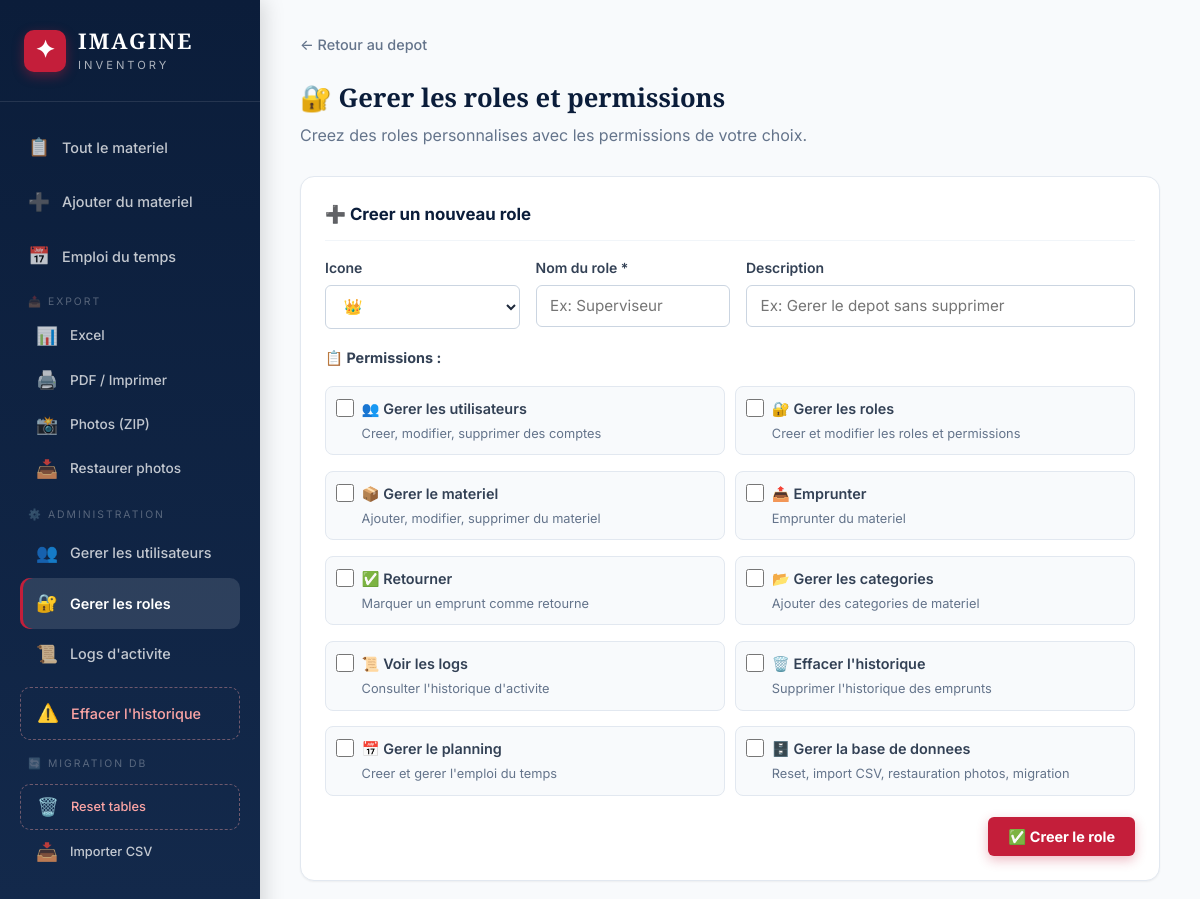
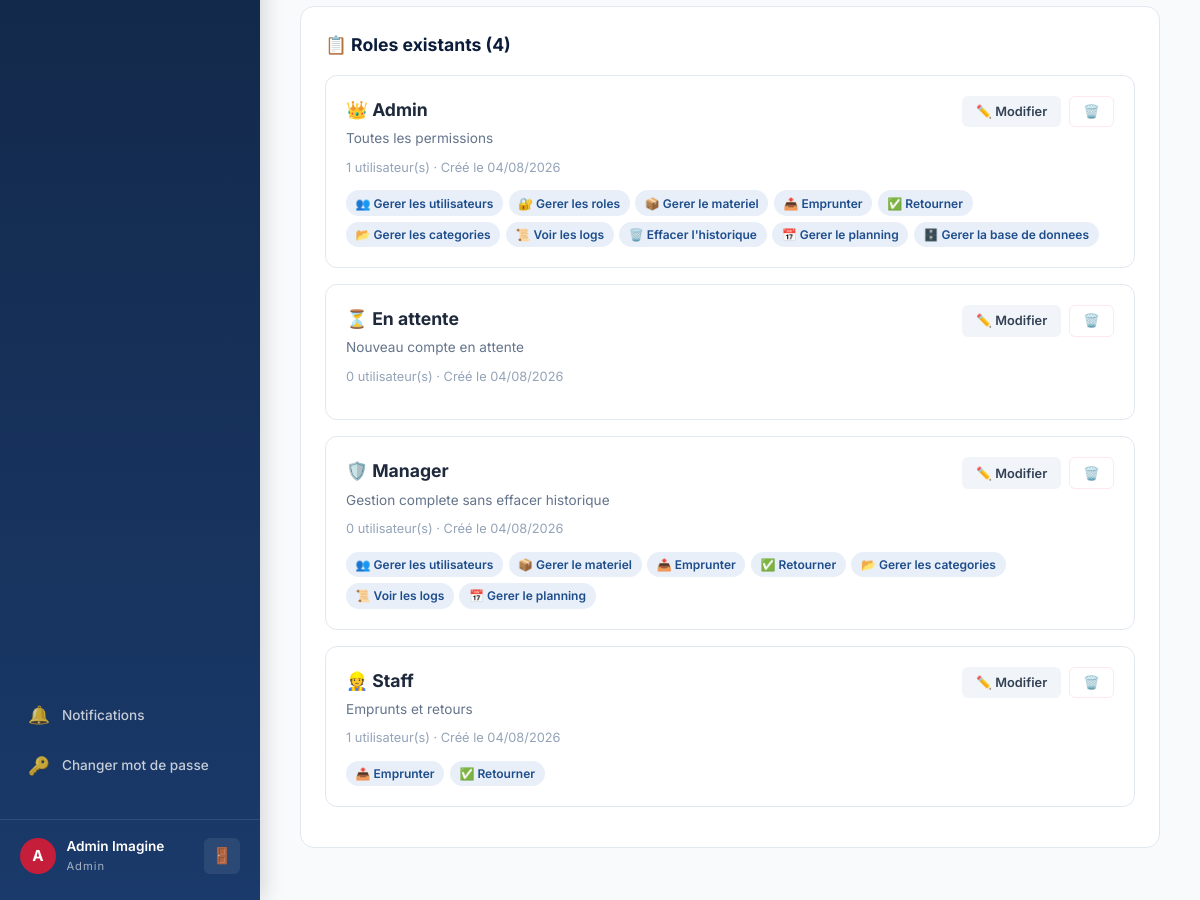
The page /admin/roles (signed in) on the database its author committed (2 pictures, top to bottom).
### app.py (models this page shows, shortened)
class User(UserMixin, db.Model):
    __tablename__ = 'users'
    id = db.Column(db.Integer, primary_key=True); email = db.Column(db.String(150), unique=True, nullable=False)
    password_hash = db.Column(db.String(256), nullable=False); full_name = db.Column(db.String(150), nullable=False)
    role_id = db.Column(db.Integer, db.ForeignKey('roles.id'), nullable=True)
    created_at = db.Column(db.DateTime, default=tunisia_now)
    borrows = db.relationship('Borrow', backref='user', lazy=True)
    event_assignments = db.relationship('EventAssignment', backref='user', lazy=True)
    notifications = db.relationship('Notification', backref='user', lazy=True, foreign_keys='Notification.user_id')
    def has_permission(self, perm):
        role = db.session.get(CustomRole, self.role_id) if self.role_id else None
        return role.has_permission(perm) if role else False
    @property
    def role_name(self):
        role = db.session.get(CustomRole, self.role_id) if self.role_id else None
        return role.name if role else 'Aucun role'
    @property
    def unread_notifications(self):
        return Notification.query.filter_by(user_id=self.id, read=False).count()

class CustomRole(db.Model):
    __tablename__ = 'roles'
    id = db.Column(db.Integer, primary_key=True); name = db.Column(db.String(100), unique=True, nullable=False)
    icon = db.Column(db.String(10), default='👤'); description = db.Column(db.String(250), default='')
    permissions = db.Column(db.Text, default=''); created_at = db.Column(db.DateTime, default=tunisia_now)
    users = db.relationship('User', backref='role', lazy=True)
    def get_permissions(self):
        try: return json.loads(self.permissions) if self.permissions else []
        except: return []
    def has_permission(self, p): return p in self.get_permissions()

### app.py (the view)
@app.route('/admin/roles')
@permission_required('manage_roles')
def manage_roles():
    return render_template('manage_roles.html', roles=CustomRole.query.order_by(CustomRole.name).all(), all_permissions=ALL_PERMISSIONS)

### app.py (called while the page is built)
@login_manager.user_loader
def load_user(uid): return db.session.get(User, int(uid))

def permission_required(perm):
    def decorator(f):
        @wraps(f)
        @login_required
        def decorated(*args, **kwargs):
            if not current_user.has_permission(perm):
                try: log_action('permission_denied', f'Tentative d\'acces refuse : {perm}')
                except: pass
                flash('Acces refuse. Permission requise : ' + perm, 'error')
                return redirect(url_for('dashboard'))
            return f(*args, **kwargs)
        return decorated
    return decorator

### templates/manage_roles.html (shortened to what this page needs)
{% extends "base.html" %}
{% block content %}
<div class="form-page" style="max-width:1000px">
    <div class="breadcrumb"><a href="{{ url_for('dashboard') }}">← Retour au depot</a></div>
    <div class="page-header"><h1>🔐 Gerer les roles et permissions</h1><p>Creez des roles personnalises avec les permissions de votre choix.</p></div>
    <div class="form-card" style="margin-bottom:1.5rem">
        <h3 style="font-size:1.05rem;color:var(--blue-deep);margin-bottom:1rem;padding-bottom:.75rem;border-bottom:1px solid var(--gray-100)">➕ Creer un nouveau role</h3>
        <form method="POST" action="{{ url_for('create_role') }}">
            <div class="form-row" style="grid-template-columns:1fr 1fr 2fr">
                <div class="form-group"><label>Icone</label><select name="icon"><option>👑</option><option>👷</option><option>🛡️</option><option>👤</option><option>🔧</option><option>📋</option><option>👀</option><option>💼</option></select></div>
                <div class="form-group"><label>Nom du role *</label><input type="text" name="name" required placeholder="Ex: Superviseur"></div>
                <div class="form-group"><label>Description</label><input type="text" name="description" placeholder="Ex: Gerer le depot sans supprimer"></div>
            </div>
            <div style="margin:1rem 0"><strong style="font-size:0.9rem;color:var(--gray-700)">📋 Permissions :</strong></div>
            <div style="display:grid;grid-template-columns:repeat(auto-fill,minmax(280px,1fr));gap:0.65rem">
                {% for p in all_permissions %}
                <label style="display:flex;align-items:start;gap:0.5rem;font-weight:400;cursor:pointer;padding:0.6rem;border:1px solid var(--gray-200);border-radius:8px;background:var(--gray-50)">
                    <input type="checkbox" name="permissions" value="{{ p.key }}" style="width:18px;height:18px;margin-top:2px">
                    <div><span style="font-weight:600;font-size:0.9rem">{{ p.icon }} {{ p.label }}</span><br><small style="color:var(--gray-500)">{{ p.desc }}</small></div>
                </label>
                {% endfor %}
            </div>
            <div style="display:flex;justify-content:flex-end;padding-top:1rem"><button class="btn btn-accent">✅ Creer le role</button></div>
        </form>
    </div>
    <div class="detail-section"><h2>📋 Roles existants ({{ roles|length }})</h2>
        {% for role in roles %}
        <div style="border:1px solid var(--gray-200);border-radius:12px;padding:1.25rem;margin-bottom:1rem;background:var(--white)">
            <div style="display:flex;justify-content:space-between;align-items:start;flex-wrap:wrap;gap:1rem">
                <div>
                    <h3 style="font-size:1.1rem;margin-bottom:.25rem">{{ role.icon }} {{ role.name }}</h3>
                    <p style="color:var(--gray-500);font-size:.85rem">{{ role.description or 'Aucune description' }}</p>
                    <div style="margin-top:.5rem">
                        <small style="color:var(--gray-400)">{{ role.users|length }} utilisateur(s) · Créé le {{ role.created_at.strftime('%d/%m/%Y') }}</small>
                    </div>
                </div>
                <div style="display:flex;gap:.5rem">
                    <button class="btn btn-sm btn-secondary edit-role-btn" data-role='{"id":{{ role.id }},"name":{{ role.name | tojson }},"icon":{{ role.icon | tojson }},"desc":{{ (role.description or '') | tojson }},"perms":{{ role.get_permissions() | tojson }}}'>✏️ Modifier</button>
                    <form method="POST" action="{{ url_for('delete_role',rid=role.id) }}" onsubmit="return confirm('Supprimer le role {{ role.name | replace("'","\\'") }} ?')"><button class="btn btn-sm btn-danger">🗑️</button></form>
                </div>
            </div>
            <div style="display:flex;flex-wrap:wrap;gap:.35rem;margin-top:.75rem">
                {% for p in role.get_permissions() %}
                {% set pinfo = all_permissions | selectattr("key","equalto",p) | first %}
                <span style="background:var(--blue-pale);color:var(--blue);padding:.2rem .6rem;border-radius:100px;font-size:.75rem;font-weight:600">{{ pinfo.icon if pinfo else '⚙️' }} {{ pinfo.label if pinfo else p }}</span>
                {% endfor %}
            </div>
        </div>
        {% endfor %}
    </div>
</div>
{% endblock %}

### templates/base.html (shortened to what this page needs)
<!DOCTYPE html>
<html lang="fr">
<head>
    <link rel="stylesheet" href="{{ url_for('static', filename='css/style.css') }}">
</head>
<body>
    {% if current_user.is_authenticated %}
    <aside class="sidebar" id="sidebar">
        <div class="sidebar-brand">
            <div class="brand-icon">✦</div>
            <div class="brand-text">
                <span class="brand-name">IMAGINE</span>
                <span class="brand-sub">Inventory</span>
            </div>
        </div>
        <nav class="sidebar-nav">
            <a href="{{ url_for('dashboard') }}" class="nav-item {% if request.endpoint == 'dashboard' %}active{% endif %}">
                <span class="nav-icon">📋</span><span>Tout le materiel</span>
            </a>
            {% if current_user.has_permission('manage_equipment') %}
            <a href="{{ url_for('add_equipment') }}" class="nav-item {% if request.endpoint == 'add_equipment' %}active{% endif %}">
                <span class="nav-icon">➕</span><span>Ajouter du materiel</span>
            </a>
            {% endif %}
            <a href="{{ url_for('schedule') }}" class="nav-item {% if request.endpoint == 'schedule' %}active{% endif %}">
                <span class="nav-icon">📅</span><span>Emploi du temps</span>
            </a>
            {% if current_user.has_permission('manage_equipment') %}
            <div style="margin:.25rem 0;padding:0 .5rem">
                <div style="font-size:.65rem;text-transform:uppercase;color:rgba(255,255,255,.3);letter-spacing:2px;padding:.25rem .5rem">📤 Export</div>
                <a href="{{ url_for('export_excel') }}" class="nav-item" style="font-size:.85rem;padding:.5rem 1rem">
                    <span class="nav-icon">📊</span><span>Excel</span>
                </a>
                <a href="{{ url_for('export_printer') }}" class="nav-item" style="font-size:.85rem;padding:.5rem 1rem" target="_blank">
                    <span class="nav-icon">🖨️</span><span>PDF / Imprimer</span>
                </a>
                {% if current_user.has_permission('manage_database') %}
                <a href="{{ url_for('export_photos_zip') }}" class="nav-item" style="font-size:.85rem;padding:.5rem 1rem">
                    <span class="nav-icon">📸</span><span>Photos (ZIP)</span>
                </a>
                <a href="{{ url_for('restore_photos') }}" class="nav-item" style="font-size:.85rem;padding:.5rem 1rem">
                    <span class="nav-icon">📥</span><span>Restaurer photos</span>
                </a>
                {% endif %}
            </div>
            {% endif %}
            {% if current_user.has_permission('manage_users') %}
            <div style="margin:.25rem 0;padding:0 .5rem">
                <div style="font-size:.65rem;text-transform:uppercase;color:rgba(255,255,255,.3);letter-spacing:2px;padding:.25rem .5rem">⚙️ Administration</div>
                <a href="{{ url_for('manage_users') }}" class="nav-item {% if request.endpoint == 'manage_users' %}active{% endif %}">
                    <span class="nav-icon">👥</span><span>Gerer les utilisateurs</span>
                </a>
                <a href="{{ url_for('manage_roles') }}" class="nav-item {% if request.endpoint == 'manage_roles' %}active{% endif %}">
                    <span class="nav-icon">🔐</span><span>Gerer les roles</span>
                </a>
                <a href="{{ url_for('activity_logs') }}" class="nav-item {% if request.endpoint == 'activity_logs' %}active{% endif %}">
                    <span class="nav-icon">📜</span><span>Logs d'activite</span>
                </a>
                <a href="#" class="nav-item nav-danger" onclick="openClearHistoryModal();return false" title="⚠️ A utiliser avec precaution">
                    <span class="nav-icon">⚠️</span><span>Effacer l'historique</span>
                </a>
            </div>
            {% if current_user.has_permission('manage_database') %}
            <div style="margin:.25rem 0;padding:0 .5rem">
                <div style="font-size:.65rem;text-transform:uppercase;color:rgba(255,255,255,.3);letter-spacing:2px;padding:.25rem .5rem">🔄 Migration DB</div>
                <a href="{{ url_for('reset_all_tables') }}" class="nav-item nav-danger" style="font-size:.8rem;padding:.5rem 1rem">
                    <span class="nav-icon">🗑️</span><span>Reset tables</span>
                </a>
                <a href="{{ url_for('import_csv') }}" class="nav-item" style="font-size:.8rem;padding:.5rem 1rem">
                    <span class="nav-icon">📥</span><span>Importer CSV</span>
                </a>
            </div>
            {% endif %}
            {% endif %}
            <div style="margin-top:auto;padding:0.5rem 0">
                <a href="{{ url_for('notifications') }}" class="nav-item" style="font-size:0.85rem;position:relative">
                    <span class="nav-icon">🔔</span><span>Notifications</span>
                </a>
                <a href="{{ url_for('change_password') }}" class="nav-item" style="font-size:0.85rem">
                    <span class="nav-icon">🔑</span><span>Changer mot de passe</span>
                </a>
            </div>
        </nav>
        <div class="sidebar-footer">
            <div class="user-info">
                <div class="user-avatar">{{ current_user.full_name[0] | upper }}</div>
                <div>
                    <div class="user-name">{{ current_user.full_name }}</div>
                    <div class="user-role">{{ current_user.role_name }}</div>
                </div>
            </div>
            <a href="{{ url_for('logout') }}" class="logout-btn" title="Deconnexion">🚪</a>
        </div>
    </aside>
    {% endif %}
    <main class="main-content {% if not current_user.is_authenticated %}no-sidebar{% endif %}">
        {% block content %}{% endblock %}
    </main>
</body>
</html>

### rows shown on the page
User: full_name "A", full_name "Admin Imagine"
CustomRole: role_name "Admin", icon "👑", name "Admin", description "Toutes les permissions", users|length "1", created_at "04/08/2026", icon "👥" "🔐" "📦" "📤" "✅" "📂" "📜" "🗑️" "📅" "🗄️", label "Gerer les utilisateurs" "Gerer les roles" "Gerer le materiel" "Emprunter" "Retourner" "Gerer les categories" "Voir les logs" "Effacer l'historique" "Gerer le planning" "Gerer la base de donnees"
CustomRole: icon "⏳", name "En attente", description "Nouveau compte en attente", users|length "0", created_at "04/08/2026"
CustomRole: icon "🛡️", name "Manager", description "Gestion complete sans effacer historique", users|length "0", created_at "04/08/2026", icon "👥" "📦" "📤" "✅" "📂" "📜" "📅", label "Gerer les utilisateurs" "Gerer le materiel" "Emprunter" "Retourner" "Gerer les categories" "Voir les logs" "Gerer le planning"
CustomRole: icon "👷", name "Staff", description "Emprunts et retours", users|length "1", created_at "04/08/2026", icon "📤" "✅", label "Emprunter" "Retourner"

### other values the page prints
{{ p.icon }} "👥" "🔐" "📦" "📤" "✅" "📂" "📜" "🗑️" "📅" "🗄️"
{{ p.label }} "Gerer les utilisateurs" "Gerer les roles" "Gerer le materiel" "Emprunter" "Retourner" "Gerer les categories" "Voir les logs" "Effacer l'historique" "Gerer le planning" "Gerer la base de donnees"
{{ p.desc }} "Creer, modifier, supprimer des comptes" "Creer et modifier les roles et permissions" "Ajouter, modifier, supprimer du materiel" "Emprunter du materiel" "Marquer un emprunt comme retourne" "Ajouter des categories de materiel" "Consulter l'historique d'activite" "Supprimer l'historique des emprunts" "Creer et gerer l'emploi du temps" "Reset, import CSV, restauration photos, migration"
{{ roles|length }} "4"
